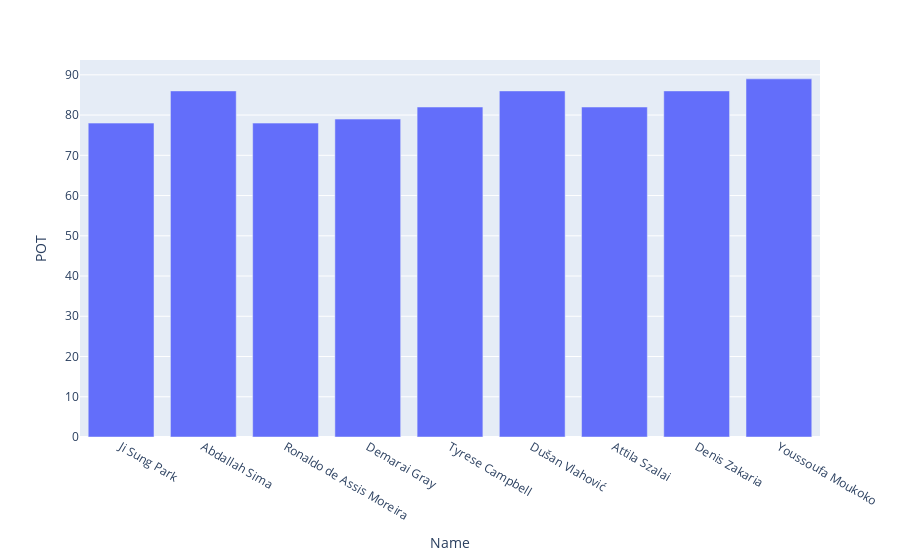

The notebook cell this image was saved under:
### Code cell
plx.bar(newfifa_final[0:9], x= "Name", y= "POT")
# same graph with plotly which has more feature than matplotlib and better vizualization

### Figure 1 — Plotly figure (JSON) as saved in the notebook; plotly's stock layout.template omitted (floating-point values rounded to 4 significant figures)
{"data": [{"alignmentgroup": "True", "hovertemplate": "Name=%{x}<br>POT=%{y}<extra></extra>", "legendgroup": "", "marker": {"color": "#636efa", "pattern": {"shape": ""}}, "name": "", "offsetgroup": "", "orientation": "v", "showlegend": false, "textposition": "auto", "type": "bar", "x": ["Ji Sung Park", "Abdallah Sima", "Ronaldo de Assis Moreira", "Demarai Gray", "Tyrese Campbell", "Dušan Vlahović", "Attila Szalai", "Denis Zakaria", "Youssoufa Moukoko"], "xaxis": "x", "y": [78, 86, 78, 79, 82, 86, 82, 86, 89], "yaxis": "y"}], "layout": {"barmode": "relative", "legend": {"tracegroupgap": 0}, "margin": {"t": 60}, "xaxis": {"anchor": "y", "domain": [0, 1], "title": {"text": "Name"}}, "yaxis": {"anchor": "x", "domain": [0, 1], "title": {"text": "POT"}}}}
